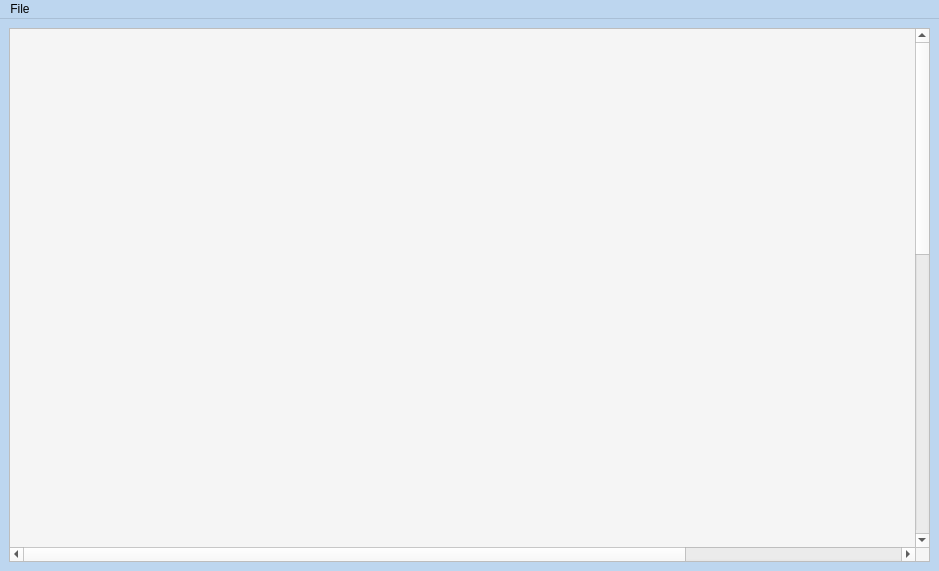
<?xml version="1.0" encoding="UTF-8"?>
<ui version="4.0">
 <class>MainWindow</class>
 <widget class="QMainWindow" name="MainWindow">
  <property name="geometry">
   <rect>
    <x>0</x>
    <y>0</y>
    <width>939</width>
    <height>571</height>
   </rect>
  </property>
  <property name="sizePolicy">
   <sizepolicy hsizetype="Minimum" vsizetype="Preferred">
    <horstretch>0</horstretch>
    <verstretch>0</verstretch>
   </sizepolicy>
  </property>
  <property name="palette">
   <palette>
    <active>
     <colorrole role="WindowText">
      <brush brushstyle="SolidPattern">
       <color alpha="255">
        <red>0</red>
        <green>0</green>
        <blue>0</blue>
       </color>
      </brush>
     </colorrole>
     <colorrole role="Button">
      <brush brushstyle="SolidPattern">
       <color alpha="255">
        <red>189</red>
        <green>214</green>
        <blue>239</blue>
       </color>
      </brush>
     </colorrole>
     <colorrole role="Light">
      <brush brushstyle="SolidPattern">
       <color alpha="255">
        <red>255</red>
        <green>255</green>
        <blue>255</blue>
       </color>
      </brush>
     </colorrole>
     <colorrole role="Midlight">
      <brush brushstyle="SolidPattern">
       <color alpha="255">
        <red>222</red>
        <green>234</green>
        <blue>247</blue>
       </color>
      </brush>
     </colorrole>
     <colorrole role="Dark">
      <brush brushstyle="SolidPattern">
       <color alpha="255">
        <red>94</red>
        <green>107</green>
        <blue>119</blue>
       </color>
      </brush>
     </colorrole>
     <colorrole role="Mid">
      <brush brushstyle="SolidPattern">
       <color alpha="255">
        <red>126</red>
        <green>143</green>
        <blue>159</blue>
       </color>
      </brush>
     </colorrole>
     <colorrole role="Text">
      <brush brushstyle="SolidPattern">
       <color alpha="255">
        <red>0</red>
        <green>0</green>
        <blue>0</blue>
       </color>
      </brush>
     </colorrole>
     <colorrole role="BrightText">
      <brush brushstyle="SolidPattern">
       <color alpha="255">
        <red>255</red>
        <green>255</green>
        <blue>255</blue>
       </color>
      </brush>
     </colorrole>
     <colorrole role="ButtonText">
      <brush brushstyle="SolidPattern">
       <color alpha="255">
        <red>0</red>
        <green>0</green>
        <blue>0</blue>
       </color>
      </brush>
     </colorrole>
     <colorrole role="Base">
      <brush brushstyle="SolidPattern">
       <color alpha="255">
        <red>255</red>
        <green>255</green>
        <blue>255</blue>
       </color>
      </brush>
     </colorrole>
     <colorrole role="Window">
      <brush brushstyle="SolidPattern">
       <color alpha="255">
        <red>189</red>
        <green>214</green>
        <blue>239</blue>
       </color>
      </brush>
     </colorrole>
     <colorrole role="Shadow">
      <brush brushstyle="SolidPattern">
       <color alpha="255">
        <red>0</red>
        <green>0</green>
        <blue>0</blue>
       </color>
      </brush>
     </colorrole>
     <colorrole role="AlternateBase">
      <brush brushstyle="SolidPattern">
       <color alpha="255">
        <red>222</red>
        <green>234</green>
        <blue>247</blue>
       </color>
      </brush>
     </colorrole>
     <colorrole role="ToolTipBase">
      <brush brushstyle="SolidPattern">
       <color alpha="255">
        <red>255</red>
        <green>255</green>
        <blue>220</blue>
       </color>
      </brush>
     </colorrole>
     <colorrole role="ToolTipText">
      <brush brushstyle="SolidPattern">
       <color alpha="255">
        <red>0</red>
        <green>0</green>
        <blue>0</blue>
       </color>
      </brush>
     </colorrole>
     <colorrole role="PlaceholderText">
      <brush brushstyle="SolidPattern">
       <color alpha="127">
        <red>0</red>
        <green>0</green>
        <blue>0</blue>
       </color>
      </brush>
     </colorrole>
     <colorrole role="Accent">
      <brush brushstyle="SolidPattern">
       <color alpha="255">
        <red>255</red>
        <green>255</green>
        <blue>255</blue>
       </color>
      </brush>
     </colorrole>
    </active>
    <inactive>
     <colorrole role="WindowText">
      <brush brushstyle="SolidPattern">
       <color alpha="255">
        <red>0</red>
        <green>0</green>
        <blue>0</blue>
       </color>
      </brush>
     </colorrole>
     <colorrole role="Button">
      <brush brushstyle="SolidPattern">
       <color alpha="255">
        <red>189</red>
        <green>214</green>
        <blue>239</blue>
       </color>
      </brush>
     </colorrole>
     <colorrole role="Light">
      <brush brushstyle="SolidPattern">
       <color alpha="255">
        <red>255</red>
        <green>255</green>
        <blue>255</blue>
       </color>
      </brush>
     </colorrole>
     <colorrole role="Midlight">
      <brush brushstyle="SolidPattern">
       <color alpha="255">
        <red>222</red>
        <green>234</green>
        <blue>247</blue>
       </color>
      </brush>
     </colorrole>
     <colorrole role="Dark">
      <brush brushstyle="SolidPattern">
       <color alpha="255">
        <red>94</red>
        <green>107</green>
        <blue>119</blue>
       </color>
      </brush>
     </colorrole>
     <colorrole role="Mid">
      <brush brushstyle="SolidPattern">
       <color alpha="255">
        <red>126</red>
        <green>143</green>
        <blue>159</blue>
       </color>
      </brush>
     </colorrole>
     <colorrole role="Text">
      <brush brushstyle="SolidPattern">
       <color alpha="255">
        <red>0</red>
        <green>0</green>
        <blue>0</blue>
       </color>
      </brush>
     </colorrole>
     <colorrole role="BrightText">
      <brush brushstyle="SolidPattern">
       <color alpha="255">
        <red>255</red>
        <green>255</green>
        <blue>255</blue>
       </color>
      </brush>
     </colorrole>
     <colorrole role="ButtonText">
      <brush brushstyle="SolidPattern">
       <color alpha="255">
        <red>0</red>
        <green>0</green>
        <blue>0</blue>
       </color>
      </brush>
     </colorrole>
     <colorrole role="Base">
      <brush brushstyle="SolidPattern">
       <color alpha="255">
        <red>255</red>
        <green>255</green>
        <blue>255</blue>
       </color>
      </brush>
     </colorrole>
     <colorrole role="Window">
      <brush brushstyle="SolidPattern">
       <color alpha="255">
        <red>189</red>
        <green>214</green>
        <blue>239</blue>
       </color>
      </brush>
     </colorrole>
     <colorrole role="Shadow">
      <brush brushstyle="SolidPattern">
       <color alpha="255">
        <red>0</red>
        <green>0</green>
        <blue>0</blue>
       </color>
      </brush>
     </colorrole>
     <colorrole role="AlternateBase">
      <brush brushstyle="SolidPattern">
       <color alpha="255">
        <red>222</red>
        <green>234</green>
        <blue>247</blue>
       </color>
      </brush>
     </colorrole>
     <colorrole role="ToolTipBase">
      <brush brushstyle="SolidPattern">
       <color alpha="255">
        <red>255</red>
        <green>255</green>
        <blue>220</blue>
       </color>
      </brush>
     </colorrole>
     <colorrole role="ToolTipText">
      <brush brushstyle="SolidPattern">
       <color alpha="255">
        <red>0</red>
        <green>0</green>
        <blue>0</blue>
       </color>
      </brush>
     </colorrole>
     <colorrole role="PlaceholderText">
      <brush brushstyle="SolidPattern">
       <color alpha="127">
        <red>0</red>
        <green>0</green>
        <blue>0</blue>
       </color>
      </brush>
     </colorrole>
     <colorrole role="Accent">
      <brush brushstyle="SolidPattern">
       <color alpha="255">
        <red>255</red>
        <green>255</green>
        <blue>255</blue>
       </color>
      </brush>
     </colorrole>
    </inactive>
    <disabled>
     <colorrole role="WindowText">
      <brush brushstyle="SolidPattern">
       <color alpha="255">
        <red>94</red>
        <green>107</green>
        <blue>119</blue>
       </color>
      </brush>
     </colorrole>
     <colorrole role="Button">
      <brush brushstyle="SolidPattern">
       <color alpha="255">
        <red>189</red>
        <green>214</green>
        <blue>239</blue>
       </color>
      </brush>
     </colorrole>
     <colorrole role="Light">
      <brush brushstyle="SolidPattern">
       <color alpha="255">
        <red>255</red>
        <green>255</green>
        <blue>255</blue>
       </color>
      </brush>
     </colorrole>
     <colorrole role="Midlight">
      <brush brushstyle="SolidPattern">
       <color alpha="255">
        <red>222</red>
        <green>234</green>
        <blue>247</blue>
       </color>
      </brush>
     </colorrole>
     <colorrole role="Dark">
      <brush brushstyle="SolidPattern">
       <color alpha="255">
        <red>94</red>
        <green>107</green>
        <blue>119</blue>
       </color>
      </brush>
     </colorrole>
     <colorrole role="Mid">
      <brush brushstyle="SolidPattern">
       <color alpha="255">
        <red>126</red>
        <green>143</green>
        <blue>159</blue>
       </color>
      </brush>
     </colorrole>
     <colorrole role="Text">
      <brush brushstyle="SolidPattern">
       <color alpha="255">
        <red>94</red>
        <green>107</green>
        <blue>119</blue>
       </color>
      </brush>
     </colorrole>
     <colorrole role="BrightText">
      <brush brushstyle="SolidPattern">
       <color alpha="255">
        <red>255</red>
        <green>255</green>
        <blue>255</blue>
       </color>
      </brush>
     </colorrole>
     <colorrole role="ButtonText">
      <brush brushstyle="SolidPattern">
       <color alpha="255">
        <red>94</red>
        <green>107</green>
        <blue>119</blue>
       </color>
      </brush>
     </colorrole>
     <colorrole role="Base">
      <brush brushstyle="SolidPattern">
       <color alpha="255">
        <red>189</red>
        <green>214</green>
        <blue>239</blue>
       </color>
      </brush>
     </colorrole>
     <colorrole role="Window">
      <brush brushstyle="SolidPattern">
       <color alpha="255">
        <red>189</red>
        <green>214</green>
        <blue>239</blue>
       </color>
      </brush>
     </colorrole>
     <colorrole role="Shadow">
      <brush brushstyle="SolidPattern">
       <color alpha="255">
        <red>0</red>
        <green>0</green>
        <blue>0</blue>
       </color>
      </brush>
     </colorrole>
     <colorrole role="AlternateBase">
      <brush brushstyle="SolidPattern">
       <color alpha="255">
        <red>189</red>
        <green>214</green>
        <blue>239</blue>
       </color>
      </brush>
     </colorrole>
     <colorrole role="ToolTipBase">
      <brush brushstyle="SolidPattern">
       <color alpha="255">
        <red>255</red>
        <green>255</green>
        <blue>220</blue>
       </color>
      </brush>
     </colorrole>
     <colorrole role="ToolTipText">
      <brush brushstyle="SolidPattern">
       <color alpha="255">
        <red>0</red>
        <green>0</green>
        <blue>0</blue>
       </color>
      </brush>
     </colorrole>
     <colorrole role="PlaceholderText">
      <brush brushstyle="SolidPattern">
       <color alpha="127">
        <red>94</red>
        <green>107</green>
        <blue>119</blue>
       </color>
      </brush>
     </colorrole>
     <colorrole role="Accent">
      <brush brushstyle="SolidPattern">
       <color alpha="255">
        <red>255</red>
        <green>255</green>
        <blue>255</blue>
       </color>
      </brush>
     </colorrole>
    </disabled>
   </palette>
  </property>
  <property name="contextMenuPolicy">
   <enum>Qt::ContextMenuPolicy::NoContextMenu</enum>
  </property>
  <property name="windowTitle">
   <string>MainWindow</string>
  </property>
  <property name="animated">
   <bool>true</bool>
  </property>
  <widget class="QWidget" name="centralwidget">
   <property name="enabled">
    <bool>true</bool>
   </property>
   <layout class="QGridLayout" name="gridLayout_2">
    <item row="0" column="0">
     <widget class="QScrollArea" name="scrollArea">
      <property name="sizePolicy">
       <sizepolicy hsizetype="Preferred" vsizetype="Preferred">
        <horstretch>0</horstretch>
        <verstretch>0</verstretch>
       </sizepolicy>
      </property>
      <property name="minimumSize">
       <size>
        <width>0</width>
        <height>0</height>
       </size>
      </property>
      <property name="palette">
       <palette>
        <active>
         <colorrole role="WindowText">
          <brush brushstyle="SolidPattern">
           <color alpha="255">
            <red>0</red>
            <green>0</green>
            <blue>0</blue>
           </color>
          </brush>
         </colorrole>
         <colorrole role="Button">
          <brush brushstyle="SolidPattern">
           <color alpha="255">
            <red>245</red>
            <green>245</green>
            <blue>245</blue>
           </color>
          </brush>
         </colorrole>
         <colorrole role="Light">
          <brush brushstyle="SolidPattern">
           <color alpha="255">
            <red>255</red>
            <green>255</green>
            <blue>255</blue>
           </color>
          </brush>
         </colorrole>
         <colorrole role="Midlight">
          <brush brushstyle="SolidPattern">
           <color alpha="255">
            <red>250</red>
            <green>250</green>
            <blue>250</blue>
           </color>
          </brush>
         </colorrole>
         <colorrole role="Dark">
          <brush brushstyle="SolidPattern">
           <color alpha="255">
            <red>122</red>
            <green>122</green>
            <blue>122</blue>
           </color>
          </brush>
         </colorrole>
         <colorrole role="Mid">
          <brush brushstyle="SolidPattern">
           <color alpha="255">
            <red>163</red>
            <green>163</green>
            <blue>163</blue>
           </color>
          </brush>
         </colorrole>
         <colorrole role="Text">
          <brush brushstyle="SolidPattern">
           <color alpha="255">
            <red>0</red>
            <green>0</green>
            <blue>0</blue>
           </color>
          </brush>
         </colorrole>
         <colorrole role="BrightText">
          <brush brushstyle="SolidPattern">
           <color alpha="255">
            <red>255</red>
            <green>255</green>
            <blue>255</blue>
           </color>
          </brush>
         </colorrole>
         <colorrole role="ButtonText">
          <brush brushstyle="SolidPattern">
           <color alpha="255">
            <red>0</red>
            <green>0</green>
            <blue>0</blue>
           </color>
          </brush>
         </colorrole>
         <colorrole role="Base">
          <brush brushstyle="SolidPattern">
           <color alpha="255">
            <red>255</red>
            <green>255</green>
            <blue>255</blue>
           </color>
          </brush>
         </colorrole>
         <colorrole role="Window">
          <brush brushstyle="SolidPattern">
           <color alpha="255">
            <red>245</red>
            <green>245</green>
            <blue>245</blue>
           </color>
          </brush>
         </colorrole>
         <colorrole role="Shadow">
          <brush brushstyle="SolidPattern">
           <color alpha="255">
            <red>0</red>
            <green>0</green>
            <blue>0</blue>
           </color>
          </brush>
         </colorrole>
         <colorrole role="AlternateBase">
          <brush brushstyle="SolidPattern">
           <color alpha="255">
            <red>250</red>
            <green>250</green>
            <blue>250</blue>
           </color>
          </brush>
         </colorrole>
         <colorrole role="ToolTipBase">
          <brush brushstyle="SolidPattern">
           <color alpha="255">
            <red>255</red>
            <green>255</green>
            <blue>220</blue>
           </color>
          </brush>
         </colorrole>
         <colorrole role="ToolTipText">
          <brush brushstyle="SolidPattern">
           <color alpha="255">
            <red>0</red>
            <green>0</green>
            <blue>0</blue>
           </color>
          </brush>
         </colorrole>
         <colorrole role="PlaceholderText">
          <brush brushstyle="SolidPattern">
           <color alpha="127">
            <red>0</red>
            <green>0</green>
            <blue>0</blue>
           </color>
          </brush>
         </colorrole>
         <colorrole role="Accent">
          <brush brushstyle="SolidPattern">
           <color alpha="255">
            <red>255</red>
            <green>255</green>
            <blue>255</blue>
           </color>
          </brush>
         </colorrole>
        </active>
        <inactive>
         <colorrole role="WindowText">
          <brush brushstyle="SolidPattern">
           <color alpha="255">
            <red>0</red>
            <green>0</green>
            <blue>0</blue>
           </color>
          </brush>
         </colorrole>
         <colorrole role="Button">
          <brush brushstyle="SolidPattern">
           <color alpha="255">
            <red>245</red>
            <green>245</green>
            <blue>245</blue>
           </color>
          </brush>
         </colorrole>
         <colorrole role="Light">
          <brush brushstyle="SolidPattern">
           <color alpha="255">
            <red>255</red>
            <green>255</green>
            <blue>255</blue>
           </color>
          </brush>
         </colorrole>
         <colorrole role="Midlight">
          <brush brushstyle="SolidPattern">
           <color alpha="255">
            <red>250</red>
            <green>250</green>
            <blue>250</blue>
           </color>
          </brush>
         </colorrole>
         <colorrole role="Dark">
          <brush brushstyle="SolidPattern">
           <color alpha="255">
            <red>122</red>
            <green>122</green>
            <blue>122</blue>
           </color>
          </brush>
         </colorrole>
         <colorrole role="Mid">
          <brush brushstyle="SolidPattern">
           <color alpha="255">
            <red>163</red>
            <green>163</green>
            <blue>163</blue>
           </color>
          </brush>
         </colorrole>
         <colorrole role="Text">
          <brush brushstyle="SolidPattern">
           <color alpha="255">
            <red>0</red>
            <green>0</green>
            <blue>0</blue>
           </color>
          </brush>
         </colorrole>
         <colorrole role="BrightText">
          <brush brushstyle="SolidPattern">
           <color alpha="255">
            <red>255</red>
            <green>255</green>
            <blue>255</blue>
           </color>
          </brush>
         </colorrole>
         <colorrole role="ButtonText">
          <brush brushstyle="SolidPattern">
           <color alpha="255">
            <red>0</red>
            <green>0</green>
            <blue>0</blue>
           </color>
          </brush>
         </colorrole>
         <colorrole role="Base">
          <brush brushstyle="SolidPattern">
           <color alpha="255">
            <red>255</red>
            <green>255</green>
            <blue>255</blue>
           </color>
          </brush>
         </colorrole>
         <colorrole role="Window">
          <brush brushstyle="SolidPattern">
           <color alpha="255">
            <red>245</red>
            <green>245</green>
            <blue>245</blue>
           </color>
          </brush>
         </colorrole>
         <colorrole role="Shadow">
          <brush brushstyle="SolidPattern">
           <color alpha="255">
            <red>0</red>
            <green>0</green>
            <blue>0</blue>
           </color>
          </brush>
         </colorrole>
         <colorrole role="AlternateBase">
          <brush brushstyle="SolidPattern">
           <color alpha="255">
            <red>250</red>
            <green>250</green>
            <blue>250</blue>
           </color>
          </brush>
         </colorrole>
         <colorrole role="ToolTipBase">
          <brush brushstyle="SolidPattern">
           <color alpha="255">
            <red>255</red>
            <green>255</green>
            <blue>220</blue>
           </color>
          </brush>
         </colorrole>
         <colorrole role="ToolTipText">
          <brush brushstyle="SolidPattern">
           <color alpha="255">
            <red>0</red>
            <green>0</green>
            <blue>0</blue>
           </color>
          </brush>
         </colorrole>
         <colorrole role="PlaceholderText">
          <brush brushstyle="SolidPattern">
           <color alpha="127">
            <red>0</red>
            <green>0</green>
            <blue>0</blue>
           </color>
          </brush>
         </colorrole>
         <colorrole role="Accent">
          <brush brushstyle="SolidPattern">
           <color alpha="255">
            <red>255</red>
            <green>255</green>
            <blue>255</blue>
           </color>
          </brush>
         </colorrole>
        </inactive>
        <disabled>
         <colorrole role="WindowText">
          <brush brushstyle="SolidPattern">
           <color alpha="255">
            <red>122</red>
            <green>122</green>
            <blue>122</blue>
           </color>
          </brush>
         </colorrole>
         <colorrole role="Button">
          <brush brushstyle="SolidPattern">
           <color alpha="255">
            <red>245</red>
            <green>245</green>
            <blue>245</blue>
           </color>
          </brush>
         </colorrole>
         <colorrole role="Light">
          <brush brushstyle="SolidPattern">
           <color alpha="255">
            <red>255</red>
            <green>255</green>
            <blue>255</blue>
           </color>
          </brush>
         </colorrole>
         <colorrole role="Midlight">
          <brush brushstyle="SolidPattern">
           <color alpha="255">
            <red>250</red>
            <green>250</green>
            <blue>250</blue>
           </color>
          </brush>
         </colorrole>
         <colorrole role="Dark">
          <brush brushstyle="SolidPattern">
           <color alpha="255">
            <red>122</red>
            <green>122</green>
            <blue>122</blue>
           </color>
          </brush>
         </colorrole>
         <colorrole role="Mid">
          <brush brushstyle="SolidPattern">
           <color alpha="255">
            <red>163</red>
            <green>163</green>
            <blue>163</blue>
           </color>
          </brush>
         </colorrole>
         <colorrole role="Text">
          <brush brushstyle="SolidPattern">
           <color alpha="255">
            <red>122</red>
            <green>122</green>
            <blue>122</blue>
           </color>
          </brush>
         </colorrole>
         <colorrole role="BrightText">
          <brush brushstyle="SolidPattern">
           <color alpha="255">
            <red>255</red>
            <green>255</green>
            <blue>255</blue>
           </color>
          </brush>
         </colorrole>
         <colorrole role="ButtonText">
          <brush brushstyle="SolidPattern">
           <color alpha="255">
            <red>122</red>
            <green>122</green>
            <blue>122</blue>
           </color>
          </brush>
         </colorrole>
         <colorrole role="Base">
          <brush brushstyle="SolidPattern">
           <color alpha="255">
            <red>245</red>
            <green>245</green>
            <blue>245</blue>
           </color>
          </brush>
         </colorrole>
         <colorrole role="Window">
          <brush brushstyle="SolidPattern">
           <color alpha="255">
            <red>245</red>
            <green>245</green>
            <blue>245</blue>
           </color>
          </brush>
         </colorrole>
         <colorrole role="Shadow">
          <brush brushstyle="SolidPattern">
           <color alpha="255">
            <red>0</red>
            <green>0</green>
            <blue>0</blue>
           </color>
          </brush>
         </colorrole>
         <colorrole role="AlternateBase">
          <brush brushstyle="SolidPattern">
           <color alpha="255">
            <red>245</red>
            <green>245</green>
            <blue>245</blue>
           </color>
          </brush>
         </colorrole>
         <colorrole role="ToolTipBase">
          <brush brushstyle="SolidPattern">
           <color alpha="255">
            <red>255</red>
            <green>255</green>
            <blue>220</blue>
           </color>
          </brush>
         </colorrole>
         <colorrole role="ToolTipText">
          <brush brushstyle="SolidPattern">
           <color alpha="255">
            <red>0</red>
            <green>0</green>
            <blue>0</blue>
           </color>
          </brush>
         </colorrole>
         <colorrole role="PlaceholderText">
          <brush brushstyle="SolidPattern">
           <color alpha="127">
            <red>122</red>
            <green>122</green>
            <blue>122</blue>
           </color>
          </brush>
         </colorrole>
         <colorrole role="Accent">
          <brush brushstyle="SolidPattern">
           <color alpha="255">
            <red>255</red>
            <green>255</green>
            <blue>255</blue>
           </color>
          </brush>
         </colorrole>
        </disabled>
       </palette>
      </property>
      <property name="widgetResizable">
       <bool>true</bool>
      </property>
      <widget class="MyWidgetGerdt" name="myWidgetGerdt">
       <property name="enabled">
        <bool>true</bool>
       </property>
       <property name="geometry">
        <rect>
         <x>0</x>
         <y>0</y>
         <width>1200</width>
         <height>1200</height>
        </rect>
       </property>
       <property name="minimumSize">
        <size>
         <width>1200</width>
         <height>1200</height>
        </size>
       </property>
      </widget>
     </widget>
    </item>
   </layout>
  </widget>
  <widget class="QMenuBar" name="menubar">
   <property name="geometry">
    <rect>
     <x>0</x>
     <y>0</y>
     <width>939</width>
     <height>26</height>
    </rect>
   </property>
   <widget class="QMenu" name="menuFile">
    <property name="title">
     <string>File</string>
    </property>
    <addaction name="actionOpen"/>
    <addaction name="actionSave"/>
    <addaction name="actionClean"/>
   </widget>
   <addaction name="menuFile"/>
  </widget>
  <action name="actionOpen">
   <property name="text">
    <string>Open</string>
   </property>
  </action>
  <action name="actionSave">
   <property name="text">
    <string>Save</string>
   </property>
  </action>
  <action name="actionClean">
   <property name="text">
    <string>Clean</string>
   </property>
  </action>
 </widget>
 <customwidgets>
  <customwidget>
   <class>MyWidgetGerdt</class>
   <extends>QWidget</extends>
   <header>MyWidgetGerdt.h</header>
   <container>1</container>
  </customwidget>
 </customwidgets>
 <resources/>
 <connections/>
</ui>
